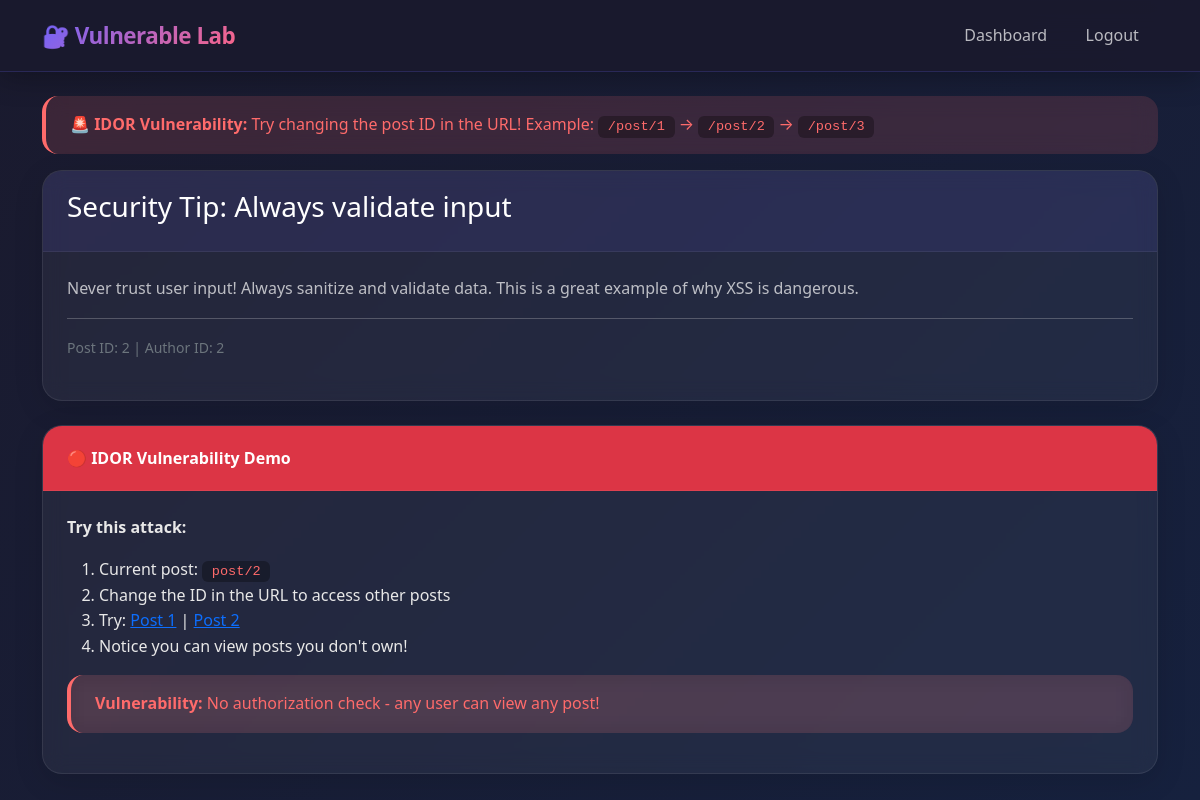
The app's page /post/2 (signed in) with its own data.
### database.py (models this page shows, shortened)
class Post(db.Model):
    id = db.Column(db.Integer, primary_key=True)
    title = db.Column(db.String(200), nullable=False)
    content = db.Column(db.Text, nullable=False)
    user_id = db.Column(db.Integer, db.ForeignKey('user.id'), nullable=False)

### app.py (the view)
@app.route('/post/<int:post_id>')
@login_required
def view_post(post_id):
    post = Post.query.get(post_id)
    if not post:
        flash('Post not found!', 'danger')
        return redirect(url_for('dashboard'))
    author = User.query.get(post.user_id)
    if author and current_user.id != author.id:
        app.logger.warning(f"IDOR attempt: User {current_user.username} viewed post {post_id} owned by {author.username}")
    return render_template('post.html', post=post, author=author)

### app.py (called while the page is built)
@login_manager.user_loader
def load_user(user_id):
    return User.query.get(int(user_id))

@app.context_processor
def inject_user():
    return dict(current_user=current_user)

### templates/post.html (shortened to what this page needs)
<!DOCTYPE html>
<html lang="en">
<head>
    <link href="https://cdn.jsdelivr.net/npm/bootstrap@5.1.3/dist/css/bootstrap.min.css" rel="stylesheet">
    <link rel="stylesheet" href="{{ url_for('static', filename='style.css') }}">
</head>
<body>
    <nav class="navbar navbar-expand-lg navbar-dark bg-dark">
        <div class="container">
            <a class="navbar-brand" href="#">🔐 Vulnerable Lab</a>
            <div class="navbar-nav ms-auto">
                <a class="nav-link" href="{{ url_for('dashboard') }}">Dashboard</a>
                <a class="nav-link" href="{{ url_for('logout') }}">Logout</a>
            </div>
        </div>
    </nav>
    <div class="container mt-4">
        <div class="alert alert-danger">
            <strong>🚨 IDOR Vulnerability:</strong> Try changing the post ID in the URL!
            Example: <code>/post/1</code> → <code>/post/2</code> → <code>/post/3</code>
        </div>
        <div class="card">
            <div class="card-header">
                <h3>{{ post.title }}</h3>
            </div>
            <div class="card-body">
                <p class="card-text">{{ post.content }}</p>
                <hr>
                <p class="text-muted">
                    <small>Post ID: {{ post.id }} | Author ID: {{ post.user_id }}</small>
                </p>
            </div>
        </div>
        <div class="card mt-4">
            <div class="card-header bg-danger text-white">
                <strong>🔴 IDOR Vulnerability Demo</strong>
            </div>
            <div class="card-body">
                <p><strong>Try this attack:</strong></p>
                <ol>
                    <li>Current post: <code>post/{{ post.id }}</code></li>
                    <li>Change the ID in the URL to access other posts</li>
                    <li>Try: <a href="{{ url_for('view_post', post_id=1) }}">Post 1</a> |
                             <a href="{{ url_for('view_post', post_id=2) }}">Post 2</a></li>
                    <li>Notice you can view posts you don't own!</li>
                </ol>
                <div class="alert alert-danger">
                    <strong>Vulnerability:</strong> No authorization check - any user can view any post!
                </div>
            </div>
        </div>
    </div>
</body>
</html>

### static/css/style.css (style rules this page uses)
:root { --primary: #6C63FF; --primary-dark: #5A52D5; --primary-light: #8B83FF; --secondary: #FF6584; --dark: #1A1A2E; --darker: #0F0F1A; --light: #F8F9FA; --gray: #6C757D; --success: #00D2A0; --warning: #FFC107; --danger: #FF6B6B; --info: #4ECDC4; --gradient-primary: linear-gradient(135deg, #6C63FF 0%, #FF6584 100%); --gradient-dark: linear-gradient(135deg, #1A1A2E 0%, #16213E 100%); --gradient-card: linear-gradient(145deg, rgba(255,255,255,0.1), rgba(255,255,255,0.05)); --shadow-sm: 0 2px 10px rgba(0,0,0,0.08); --shadow-md: 0 8px 30px rgba(0,0,0,0.12); --shadow-lg: 0 20px 60px rgba(0,0,0,0.2); --shadow-glow: 0 0 30px rgba(108, 99, 255, 0.3); }
* { margin: 0; padding: 0; box-sizing: border-box; }
body { font-family: 'Segoe UI', system-ui, -apple-system, sans-serif; background: var(--gradient-dark); color: #E8E8E8; min-height: 100vh; line-height: 1.6; }
.navbar { background: rgba(26, 26, 46, 0.95) !important; backdrop-filter: blur(20px); border-bottom: 1px solid rgba(108, 99, 255, 0.2); padding: 0.8rem 0; box-shadow: 0 4px 30px rgba(0,0,0,0.3); }
.navbar-brand { font-weight: 700; font-size: 1.4rem; background: var(--gradient-primary); -webkit-background-clip: text; -webkit-text-fill-color: transparent; background-clip: text; letter-spacing: -0.5px; }
.navbar .nav-link { color: rgba(255,255,255,0.7) !important; font-weight: 500; padding: 0.5rem 1.2rem !important; border-radius: 10px; transition: all 0.3s ease; position: relative; }
.card { background: rgba(255,255,255,0.05); backdrop-filter: blur(10px); border: 1px solid rgba(255,255,255,0.08); border-radius: 20px; box-shadow: var(--shadow-md); transition: all 0.4s cubic-bezier(0.175, 0.885, 0.32, 1.275); overflow: hidden; }
.card-header { background: rgba(108, 99, 255, 0.1); border-bottom: 1px solid rgba(255,255,255,0.06); padding: 1.2rem 1.5rem; font-weight: 600; color: #fff; }
.card-body { padding: 1.5rem; }
.card-text { color: rgba(255,255,255,0.7); }
.alert { border-radius: 16px; border: none; padding: 1rem 1.5rem; backdrop-filter: blur(10px); }
.alert-danger { background: rgba(255, 107, 107, 0.15); color: #FF6B6B; border-left: 4px solid #FF6B6B; }
code, pre { font-family: 'Fira Code', 'Consolas', monospace; }
code { background: rgba(0,0,0,0.3); padding: 0.2rem 0.6rem; border-radius: 6px; color: #FF6B6B; font-size: 0.85rem; }

### records on screen
Post: title "Security Tip: Always validate input", content "Never trust user input! Always sanitize and validate data. This is a great example of why XSS is dangerous.", id "2", user_id "2"
